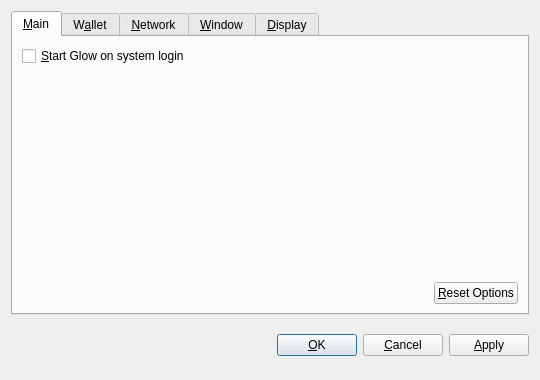
<?xml version="1.0" encoding="UTF-8"?>
<ui version="4.0">
 <class>OptionsDialog</class>
 <widget class="QDialog" name="OptionsDialog">
  <property name="geometry">
   <rect>
    <x>0</x>
    <y>0</y>
    <width>540</width>
    <height>380</height>
   </rect>
  </property>
  <property name="windowTitle">
   <string>Options</string>
  </property>
  <property name="modal">
   <bool>true</bool>
  </property>
  <layout class="QVBoxLayout" name="verticalLayout">
   <item>
    <widget class="QTabWidget" name="tabWidget">
     <property name="tabPosition">
      <enum>QTabWidget::North</enum>
     </property>
     <property name="currentIndex">
      <number>0</number>
     </property>
     <widget class="QWidget" name="tabMain">
      <attribute name="title">
       <string>&amp;Main</string>
      </attribute>
      <layout class="QVBoxLayout" name="verticalLayout_Main">
       <item>
        <widget class="QCheckBox" name="bitcoinAtStartup">
         <property name="toolTip">
          <string>Automatically start Glow after logging in to the system.</string>
         </property>
         <property name="text">
          <string>&amp;Start Glow on system login</string>
         </property>
        </widget>
       </item>
       <item>
        <spacer name="verticalSpacer_Main">
         <property name="orientation">
          <enum>Qt::Vertical</enum>
         </property>
         <property name="sizeHint" stdset="0">
          <size>
           <width>20</width>
           <height>40</height>
          </size>
         </property>
        </spacer>
       </item>
       <item>
        <layout class="QHBoxLayout" name="horizontalLayout_2_Main">
         <item>
          <spacer name="horizontalSpacer_2_Main">
           <property name="orientation">
            <enum>Qt::Horizontal</enum>
           </property>
           <property name="sizeHint" stdset="0">
            <size>
             <width>40</width>
             <height>20</height>
            </size>
           </property>
          </spacer>
         </item>
         <item>
          <widget class="QPushButton" name="resetButton">
           <property name="toolTip">
            <string>Reset all client options to default.</string>
           </property>
           <property name="text">
            <string>&amp;Reset Options</string>
           </property>
           <property name="autoDefault">
            <bool>false</bool>
           </property>
          </widget>
         </item>
        </layout>
       </item>
      </layout>
     </widget>
     <widget class="QWidget" name="tabWallet">
      <attribute name="title">
       <string>W&amp;allet</string>
      </attribute>
      <layout class="QVBoxLayout" name="verticalLayout_Network">
       <item>
        <widget class="QLabel" name="transactionFeeInfoLabel">
         <property name="text">
          <string>Optional transaction fee per kB that helps make sure your transactions are processed quickly. Most transactions are 1 kB.</string>
         </property>
         <property name="textFormat">
          <enum>Qt::PlainText</enum>
         </property>
         <property name="wordWrap">
          <bool>true</bool>
         </property>
        </widget>
       </item>
       <item>
        <layout class="QHBoxLayout" name="horizontalLayout_1_Main">
         <item>
          <widget class="QLabel" name="transactionFeeLabel">
           <property name="text">
            <string>Pay transaction &amp;fee</string>
           </property>
           <property name="textFormat">
            <enum>Qt::PlainText</enum>
           </property>
           <property name="buddy">
            <cstring>transactionFee</cstring>
           </property>
          </widget>
         </item>
         <item>
          <widget class="BitcoinAmountField" name="transactionFee"/>
         </item>
         <item>
          <spacer name="horizontalSpacer_1_Main">
           <property name="orientation">
            <enum>Qt::Horizontal</enum>
           </property>
           <property name="sizeHint" stdset="0">
            <size>
             <width>40</width>
             <height>20</height>
            </size>
           </property>
          </spacer>
         </item>
        </layout>
       </item>
       <item>
        <widget class="QLabel" name="label">
         <property name="text">
          <string>If you disable the spending of unconfirmed change, the change from a transaction cannot be used until that transaction has at least one confirmation. This also affects how your balance is computed.</string>
         </property>
         <property name="wordWrap">
          <bool>true</bool>
         </property>
        </widget>
       </item>
       <item>
        <widget class="QCheckBox" name="spendZeroConfChange">
         <property name="text">
          <string>Spend unconfirmed change  (experts only)</string>
         </property>
        </widget>
       </item>
       <item>
        <spacer name="verticalSpacer">
         <property name="orientation">
          <enum>Qt::Vertical</enum>
         </property>
         <property name="sizeHint" stdset="0">
          <size>
           <width>20</width>
           <height>40</height>
          </size>
         </property>
        </spacer>
       </item>
      </layout>
     </widget>
     <widget class="QWidget" name="tabNetwork">
      <attribute name="title">
       <string>&amp;Network</string>
      </attribute>
      <layout class="QVBoxLayout" name="verticalLayout_Network">
       <item>
        <widget class="QCheckBox" name="mapPortUpnp">
         <property name="toolTip">
          <string>Automatically open the Glow client port on the router. This only works when your router supports UPnP and it is enabled.</string>
         </property>
         <property name="text">
          <string>Map port using &amp;UPnP</string>
         </property>
        </widget>
       </item>
       <item>
        <widget class="QCheckBox" name="connectSocks">
         <property name="toolTip">
          <string>Connect to the Glow network through a SOCKS proxy (e.g. when connecting through Tor).</string>
         </property>
         <property name="text">
          <string>&amp;Connect through SOCKS proxy:</string>
         </property>
        </widget>
       </item>
       <item>
        <layout class="QHBoxLayout" name="horizontalLayout_Network">
         <item>
          <widget class="QLabel" name="proxyIpLabel">
           <property name="text">
            <string>Proxy &amp;IP:</string>
           </property>
           <property name="textFormat">
            <enum>Qt::PlainText</enum>
           </property>
           <property name="buddy">
            <cstring>proxyIp</cstring>
           </property>
          </widget>
         </item>
         <item>
          <widget class="QValidatedLineEdit" name="proxyIp">
           <property name="maximumSize">
            <size>
             <width>140</width>
             <height>16777215</height>
            </size>
           </property>
           <property name="toolTip">
            <string>IP address of the proxy (e.g. 127.0.0.1)</string>
           </property>
          </widget>
         </item>
         <item>
          <widget class="QLabel" name="proxyPortLabel">
           <property name="text">
            <string>&amp;Port:</string>
           </property>
           <property name="textFormat">
            <enum>Qt::PlainText</enum>
           </property>
           <property name="buddy">
            <cstring>proxyPort</cstring>
           </property>
          </widget>
         </item>
         <item>
          <widget class="QLineEdit" name="proxyPort">
           <property name="maximumSize">
            <size>
             <width>55</width>
             <height>16777215</height>
            </size>
           </property>
           <property name="toolTip">
            <string>Port of the proxy (e.g. 9050)</string>
           </property>
          </widget>
         </item>
         <item>
          <widget class="QLabel" name="socksVersionLabel">
           <property name="text">
            <string>SOCKS &amp;Version:</string>
           </property>
           <property name="textFormat">
            <enum>Qt::PlainText</enum>
           </property>
           <property name="buddy">
            <cstring>socksVersion</cstring>
           </property>
          </widget>
         </item>
         <item>
          <widget class="QValueComboBox" name="socksVersion">
           <property name="toolTip">
            <string>SOCKS version of the proxy (e.g. 5)</string>
           </property>
          </widget>
         </item>
         <item>
          <spacer name="horizontalSpacer_Network">
           <property name="orientation">
            <enum>Qt::Horizontal</enum>
           </property>
           <property name="sizeHint" stdset="0">
            <size>
             <width>40</width>
             <height>20</height>
            </size>
           </property>
          </spacer>
         </item>
        </layout>
       </item>
       <item>
        <spacer name="verticalSpacer_Network">
         <property name="orientation">
          <enum>Qt::Vertical</enum>
         </property>
         <property name="sizeHint" stdset="0">
          <size>
           <width>20</width>
           <height>40</height>
          </size>
         </property>
        </spacer>
       </item>
      </layout>
     </widget>
     <widget class="QWidget" name="tabWindow">
      <attribute name="title">
       <string>&amp;Window</string>
      </attribute>
      <layout class="QVBoxLayout" name="verticalLayout_Window">
       <item>
        <widget class="QCheckBox" name="minimizeToTray">
         <property name="toolTip">
          <string>Show only a tray icon after minimizing the window.</string>
         </property>
         <property name="text">
          <string>&amp;Minimize to the tray instead of the taskbar</string>
         </property>
        </widget>
       </item>
       <item>
        <widget class="QCheckBox" name="minimizeOnClose">
         <property name="toolTip">
          <string>Minimize instead of exit the application when the window is closed. When this option is enabled, the application will be closed only after selecting Quit in the menu.</string>
         </property>
         <property name="text">
          <string>M&amp;inimize on close</string>
         </property>
        </widget>
       </item>
       <item>
        <spacer name="verticalSpacer_Window">
         <property name="orientation">
          <enum>Qt::Vertical</enum>
         </property>
         <property name="sizeHint" stdset="0">
          <size>
           <width>20</width>
           <height>40</height>
          </size>
         </property>
        </spacer>
       </item>
      </layout>
     </widget>
     <widget class="QWidget" name="tabDisplay">
      <attribute name="title">
       <string>&amp;Display</string>
      </attribute>
      <layout class="QVBoxLayout" name="verticalLayout_Display">
       <item>
        <layout class="QHBoxLayout" name="horizontalLayout_1_Display">
         <item>
          <widget class="QLabel" name="langLabel">
           <property name="text">
            <string>User Interface &amp;language:</string>
           </property>
           <property name="textFormat">
            <enum>Qt::PlainText</enum>
           </property>
           <property name="buddy">
            <cstring>lang</cstring>
           </property>
          </widget>
         </item>
         <item>
          <widget class="QValueComboBox" name="lang">
           <property name="toolTip">
            <string>The user interface language can be set here. This setting will take effect after restarting Glow.</string>
           </property>
          </widget>
         </item>
        </layout>
       </item>
       <item>
        <layout class="QHBoxLayout" name="horizontalLayout_2_Display">
         <item>
          <widget class="QLabel" name="unitLabel">
           <property name="text">
            <string>&amp;Unit to show amounts in:</string>
           </property>
           <property name="textFormat">
            <enum>Qt::PlainText</enum>
           </property>
           <property name="buddy">
            <cstring>unit</cstring>
           </property>
          </widget>
         </item>
         <item>
          <widget class="QValueComboBox" name="unit">
           <property name="toolTip">
            <string>Choose the default subdivision unit to show in the interface and when sending coins.</string>
           </property>
          </widget>
         </item>
        </layout>
       </item>
       <item>
        <widget class="QCheckBox" name="displayAddresses">
         <property name="toolTip">
          <string>Whether to show Glow addresses in the transaction list or not.</string>
         </property>
         <property name="text">
          <string>&amp;Display addresses in transaction list</string>
         </property>
        </widget>
       </item>
       <item>
        <widget class="QCheckBox" name="coinControlFeatures">
         <property name="toolTip">
          <string>Whether to show coin control features or not.</string>
         </property>
         <property name="text">
          <string>Display coin &amp;control features (experts only!)</string>
         </property>
        </widget>
       </item>
       <item>
        <spacer name="verticalSpacer_Display">
         <property name="orientation">
          <enum>Qt::Vertical</enum>
         </property>
         <property name="sizeHint" stdset="0">
          <size>
           <width>20</width>
           <height>40</height>
          </size>
         </property>
        </spacer>
       </item>
      </layout>
     </widget>
    </widget>
   </item>
   <item>
    <layout class="QHBoxLayout" name="horizontalLayout_Buttons">
     <item>
      <spacer name="horizontalSpacer_1">
       <property name="orientation">
        <enum>Qt::Horizontal</enum>
       </property>
       <property name="sizeHint" stdset="0">
        <size>
         <width>40</width>
         <height>48</height>
        </size>
       </property>
      </spacer>
     </item>
     <item>
      <widget class="QLabel" name="statusLabel">
       <property name="font">
        <font>
         <weight>75</weight>
         <bold>true</bold>
        </font>
       </property>
       <property name="text">
        <string/>
       </property>
       <property name="textFormat">
        <enum>Qt::PlainText</enum>
       </property>
       <property name="wordWrap">
        <bool>true</bool>
       </property>
      </widget>
     </item>
     <item>
      <spacer name="horizontalSpacer_2">
       <property name="orientation">
        <enum>Qt::Horizontal</enum>
       </property>
       <property name="sizeHint" stdset="0">
        <size>
         <width>40</width>
         <height>48</height>
        </size>
       </property>
      </spacer>
     </item>
     <item>
      <widget class="QPushButton" name="okButton">
       <property name="text">
        <string>&amp;OK</string>
       </property>
      </widget>
     </item>
     <item>
      <widget class="QPushButton" name="cancelButton">
       <property name="text">
        <string>&amp;Cancel</string>
       </property>
       <property name="autoDefault">
        <bool>false</bool>
       </property>
      </widget>
     </item>
     <item>
      <widget class="QPushButton" name="applyButton">
       <property name="text">
        <string>&amp;Apply</string>
       </property>
       <property name="autoDefault">
        <bool>false</bool>
       </property>
      </widget>
     </item>
    </layout>
   </item>
  </layout>
 </widget>
 <customwidgets>
  <customwidget>
   <class>BitcoinAmountField</class>
   <extends>QSpinBox</extends>
   <header>bitcoinamountfield.h</header>
  </customwidget>
  <customwidget>
   <class>QValueComboBox</class>
   <extends>QComboBox</extends>
   <header>qvaluecombobox.h</header>
  </customwidget>
  <customwidget>
   <class>QValidatedLineEdit</class>
   <extends>QLineEdit</extends>
   <header>qvalidatedlineedit.h</header>
  </customwidget>
 </customwidgets>
 <resources/>
 <connections/>
</ui>
